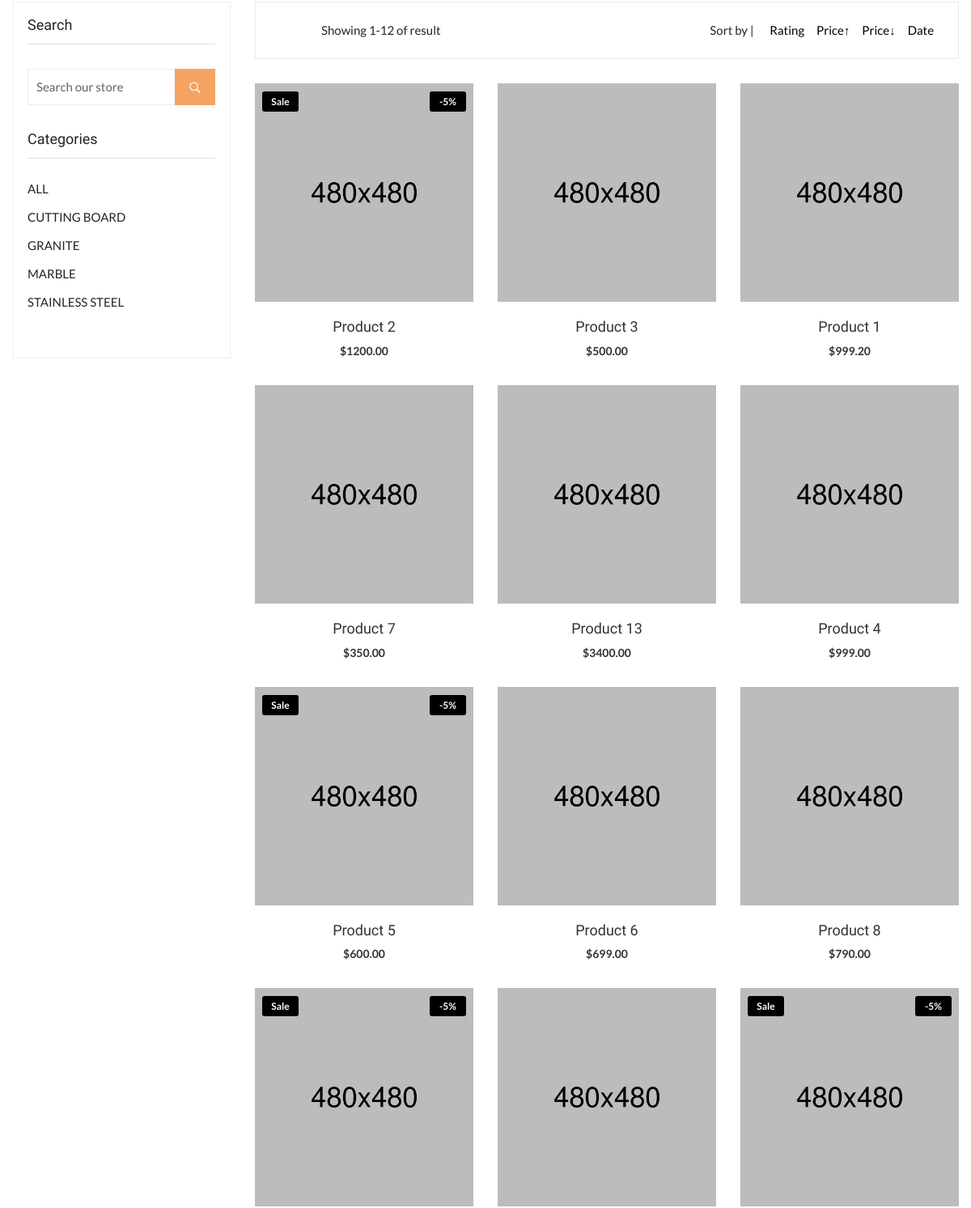
Before: /shop/all (middle part) with the older database file.
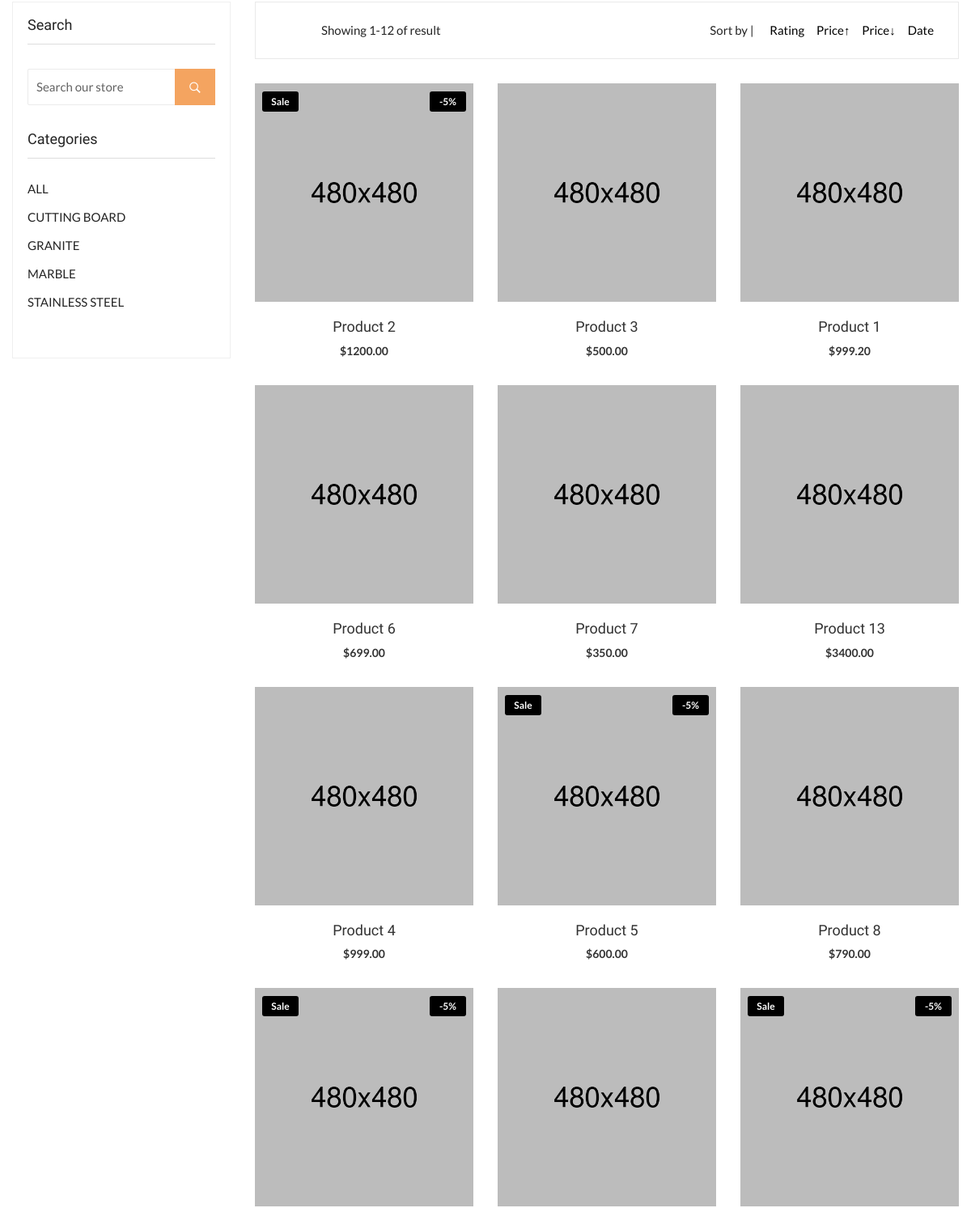
After: the same page with the newer database file.
### main/models.py (models this page shows, shortened)
class Product(models.Model):
    category = models.ForeignKey(Category, related_name='categories', on_delete=models.PROTECT)
    name = models.CharField(max_length=200, db_index=True, verbose_name="Name")
    slug = models.SlugField(max_length=250, unique=True, db_index=True, verbose_name="URL")
    photo = models.ImageField(upload_to="photos/%Y/%m/%d", verbose_name="Image")
    description = models.TextField(blank=True)
    price = models.DecimalField(max_digits=10, decimal_places=2)
    stock = models.PositiveIntegerField()
    sale = models.IntegerField(default=0, verbose_name="Sale")
    available = models.BooleanField(default=True)
    created = models.DateTimeField(auto_now_add=True)
    total_rating = models.IntegerField(default=0)
    class Meta:
        ordering = ('name',)
        index_together = (('id', 'slug'),)

class Category(models.Model):
    name = models.CharField(max_length=200, db_index=True, verbose_name="Name")
    slug = models.SlugField(max_length=250, unique=True, db_index=True, verbose_name="URL")
    class Meta:
        ordering = ('name',)
        verbose_name_plural = 'Categories'
    def get_absolute_url(self):
        return reverse('shop', kwargs={'category_slug': self.slug})

### main/views.py (the view)
# urls.py: path('shop/<slug:category_slug>', views.shop, name='shop'),
def shop(request, category_slug):
    category = None
    products = Product.objects.filter(available=True)
    if category_slug != 'all':
        category = get_object_or_404(Category, slug=category_slug)
        products = products.filter(category=category)
    sort = sort_mapping.get("Rating")
    sort_form = request.GET.get('sort')
    if sort_form:
        sort_need = sort_mapping.get(sort_form)
    else:
        sort_need = sort
    search_query = request.GET.get('search', '')
    if search_query:
        products = products.filter(Q(name__icontains=search_query) |
                                   Q(description__icontains=search_query))
    products = products.order_by(sort_need, sort)
    wishlist = Wishlist(request).list()
    p = Paginator(products, 12)
    page_number = request.GET.get('page')
    page_obj = p.get_page(page_number)
    return render(request, 'main/shop.html', {'el': page_obj,
                                              'categories': categories,
                                              'category': category,
                                              'sm': sort_mapping,
                                              'cart_product_form': cart_product_form,
                                              'wishlist': wishlist,
                                              'title': "Shop"})

### cart/forms.py
class CartAddProductForm(forms.Form):
    quantity = forms.TypedChoiceField(choices=PRODUCT_QUANTITY_CHOICES, coerce=int)
    update = forms.BooleanField(required=False, initial=False, widget=forms.HiddenInput)

### cart/cart.py (called while the page is built)
    def __len__(self):
        return sum(item['quantity'] for item in self.cart.values())

    def get_total_price(self):
        return sum(Decimal(item['price']) * item['quantity'] for item in
                   self.cart.values())

### cart/context_processors.py (called while the page is built)
def cart(request):
    return {'cart': Cart(request)}

### main/wishlist.py (called while the page is built)
    def list(self):
        product_ids = self.wishlist.keys()
        products = Product.objects.filter(id__in=product_ids)
        l = []
        for product in products:
            l.append(product)
        return l

### main/templates/main/shop.html (shortened to what this page needs)
{% extends 'main/layout.html' %}
{% load static %}
  {% block main %}
<main class="main-content site-wrapper-reveal" xmlns="http://www.w3.org/1999/html">
    <section class="product-area product-grid-area">
      <div class="container">
        <div class="row flex-row-reverse">
          <div class="col-lg-9">
            <div class="row">
              <div class="col-12">
                <div class="shop-topbar-wrapper">
                  <div class="collection-shorting">
                    <div class="shop-topbar-left">
                <p>Showing {{el.start_index}}-{{el.end_index}} of {{products.count}} result</p>
                    </div>
                    <div class="product-sorting-wrapper">
                      <div class="product-show">
                        {% if category %}
                       <form action="{% url 'shop' category.slug %}" method="get">
                         {% else %}
                        <form action="{% url 'shop' 'all' %}" method="get">
                          {% endif %}
                         <label>Sort by |            </label>
                         {% for i in sm %}
                         <input class="sm" type="submit" name="sort" value="{{i}}">
                         {% endfor %}
                       </form>
                      </div>
                    </div>
                  </div>
                </div>
              </div>
            </div>
            <div class="tab-content" id="nav-tabContent">
              <div class="tab-pane fade show active" id="nav-grid" role="tabpanel" aria-labelledby="nav-grid-tab">
                <div class="row">
                {% for product in el %}
                  <div class="col-md-6 col-xl-4">
                    <div class="product-item">
                      <div class="product-thumb">
                        <a href="{% url 'shop_single' product.category.slug product.slug %}">
                          <img src="{{product.photo.url}}" alt="Alan-Shop">
                      {% if product.sale > 0 %}
                      <div class="ribbons">
                        <span class="ribbon ribbon-hot">Sale</span>
                        <span class="ribbon ribbon-onsale align-right">-{{product.sale}}%</span>
                      </div>
                      {% endif %}
                        </a>
                        <div class="product-action">
                        </div>
                      </div>
                      <div class="product-info">
                        <h4 class="title"><a href="{% url 'shop_single' product.category.slug product.slug %}">{{product.name}}</a></h4>
                        <div class="prices">
                          <span class="price">${{product.price}}</span>
                        </div>
                      </div>
                    </div>
                  </div>
              {% endfor %}
                </div>
               </div>
               </div>
          </div>
          <div class="col-lg-3">
            <div class="shop-sidebar-area">
              <div class="widget">
                <h3 class="widget-title">Search</h3>
                <div class="widget-search-box">
                  <form action="{% url 'shop' 'all' %}" method="get">
                    <div class="form-input-item">
                      <input type="text" id="search2" placeholder="Search our store" name="search">
                      <button type="submit" class="btn-src"><i class="ion-ios-search-strong"></i></button>
                    </div>
                  </form>
                </div>
              </div>
              <div class="widget">
                <h3 class="widget-title">Categories</h3>
                <div class="widget-categories-menu">
                  <ul>
                    <li><a href="{% url 'shop' 'all' %}">ALL</a></li>
                    {% for el in categories %}
                    <li><a href="{{el.get_absolute_url}}">{{el.name}}</a></li>
                    {% endfor %}
                  </ul>
                </div>
              </div>
            </div>
          </div>
        </div>
      </div>
    </section>
  </main>
{% endblock %}

Changed rows visible on the page:
changed Product "Product 6": moves up the list
